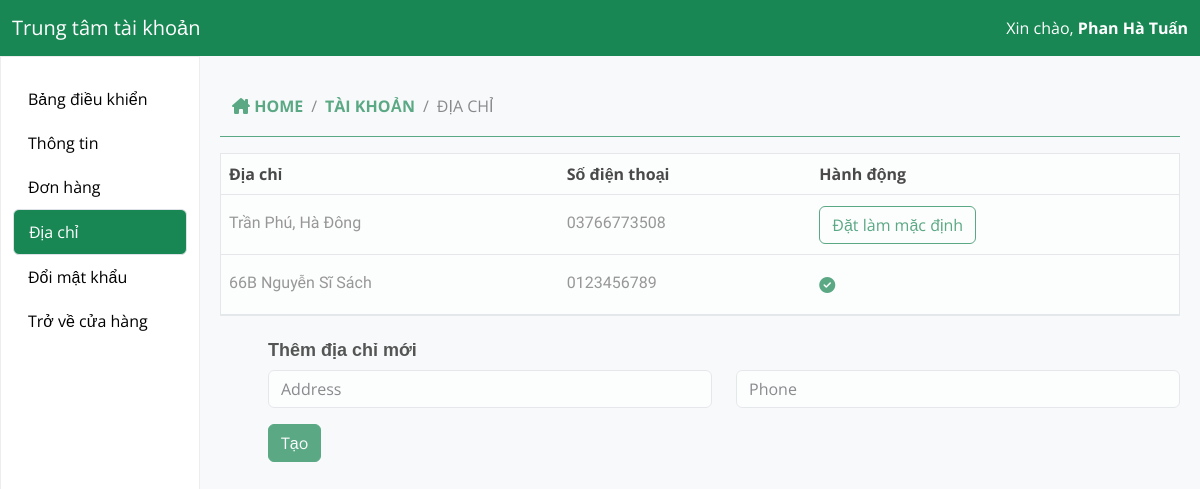
Before: /dashboard/address/ (signed in) with the older database file.
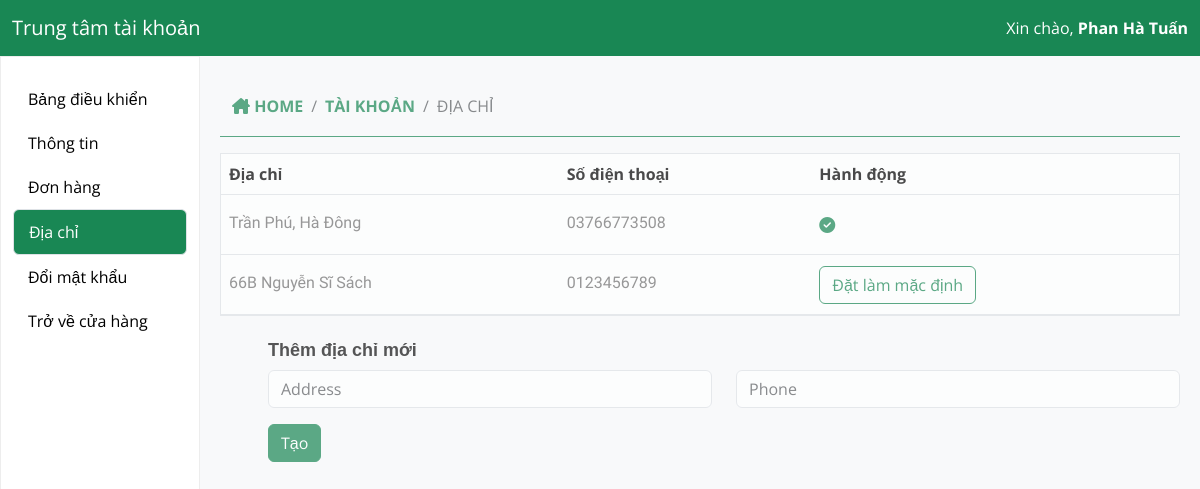
After: the same page with the newer database file.
### core/models.py (models this page shows)
class Address(models.Model):
    user = models.ForeignKey(User, on_delete=models.SET_NULL, null=True)
    mobile = models.CharField(max_length=300, null=True)
    address = models.CharField(max_length=100, null=True)
    status = models.BooleanField(default=False)
    class Meta:
        verbose_name_plural = "Address"

### dashboard/views.py (the view)
# urls.py: path("address/", address_view, name="address"),
def address_view(request):
  user_profile = Profile.objects.get(user=request.user)
  address = Address.objects.filter(user=request.user)
  if request.method == "POST":
      address = request.POST.get("address")
      mobile = request.POST.get("mobile")
      new_address = Address.objects.create(
          user=request.user,
          address=address,
          mobile=mobile,
      )
      messages.success(request, "Thêm địa chỉ mới thành công.")
      return redirect("dashboard:address")
  else:
      print("Error")
  context = {
    "address": address,
    "user_profile": user_profile,
    'active_section': 'address'
  }
  return render(request,'dashboard/address.html',context)

### ChatApp/models.py (called while the page is built)
    def __str__(self):
        return self.room_name

    def __str__(self):
        return str(self.room)

### templates/dashboard/address.html (shortened to what this page needs)
{% extends 'partials/user.html' %}
{% load static %}
{% load humanize %}
{% block address %}
  <section class="border-bottom border-success mb-3">
    <div class="container">
      <div class="row">
        <div class="col-lg-12">
          <nav aria-label="breadcrumb">
            <ol class="breadcrumb d-flex align-items-center m-0" style="height: 60px;">
              <li class="breadcrumb-item">
                <i class="fa-solid fa-house-chimney text-success"></i>
                <a class="text-uppercase text-success fw-bold" href="{% url 'core:index' %}">Home</a>
              </li>
              <li class="breadcrumb-item">
                <a class="text-uppercase text-success fw-bold" href="{% url 'core:index' %}">Tài khoản</a>
              </li>
              <li class="breadcrumb-item active text-uppercase" aria-current="page">Địa chỉ</li>
            </ol>
          </nav>
        </div>
      </div>
    </div>
  </section>
  <div class="container border p-0">
    <table class="table align-middle mb-0 bg-white">
      <thead class="bg-light">
        <tr>
          <th>Địa chỉ</th>
          <th>Số điện thoại</th>
          <th>Hành động</th>
        </tr>
      </thead>
      <tbody>
        {% for a in address %}
          <tr>
            <td style="height: 60px;">
              <div class="d-flex align-items-center">
                <p class="fw-medium mb-1">{{ a.address }}</p>
              </div>
            </td>
            <td>
              <div class="d-flex align-items-center">
                <p class="fw-medium mb-1">{{ a.mobile }}</p>
              </div>
            </td>
            <td class="">
              {% if a.status %}
                <i data-address-id="{{ a.id }}" class="fa fa-check-circle text-success check{{ a.id }} check"></i>
              {% else %}
                <button type="submit" data-address-id="{{ a.id }}" class="btn btn-outline-success make-default-address button{{ a.id }} action_btn">Đặt làm mặc định</button>
              {% endif %}
            </td>
          </tr>
        {% endfor %}
      </tbody>
    </table>
  </div>
  <div class="ms-5 mt-4">
    <form class="mb-4" method="POST">
      <div class="card-hdeader mb-2">
        <h5 style="font-weight: 700;">Thêm địa chỉ mới</h5>
      </div>
      <div class="row">
        <div class="form-group col-md-6">
          <input placeholder="Address" required="" class="form-control" name="address" type="text" />
        </div>
        <div class="form-group col-md-6">
          <input placeholder="Phone" required="" class="form-control" name="mobile" />
        </div>
        <div class="col-md-12 mt-3">
          <button type="submit" class="btn btn-success" name="submit" value="Submit">Tạo</button>
        </div>
      </div>
    </form>
  </div>
{% endblock %}

Changed rows visible on the page:
changed Address "Trần Phú, Hà Đông": no longer shows "Đặt làm mặc định"
changed Address "66B Nguyễn Sĩ Sách": now shows "Đặt làm mặc định"
